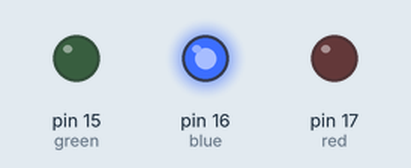
Bench run of a sketch on a simulated Arduino Mega 2560, built with avr-gcc and run on an emulated ATmega2560. Shown: output pins drawn as LEDs (lit = HIGH).

Above: at 0.5 s.
At 1.5 s:
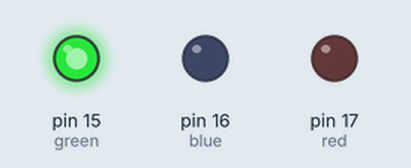
At 5.5 s:
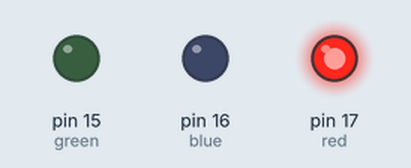
Timing chart, 0 to 6.9 s (numbered marks = the images above):
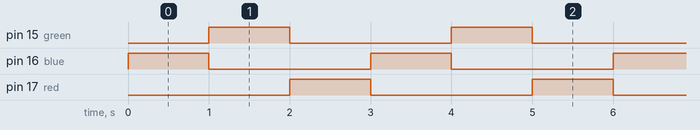

The sketch:

LED.ino
```cpp
/*LED Test
 * Regan Bragg, Cassidy Correll, Charlotte Rogerson
 * May 5, 2021
 *
 * Tests the LED by changing the light from blue to green to red
 */

int blue = 16;
int green = 15;
int red = 17;

void setup() {
  Serial.begin(115200);
}

void loop() {
  // The LED will change between blue, green, and red
  analogWrite(blue, 255);
  analogWrite(green, 0);
  analogWrite(red, 0);

  delay(1000);

  analogWrite(blue, 0);
  analogWrite(green, 255);
  analogWrite(red, 0);

  delay(1000);

  analogWrite(blue, 0);
  analogWrite(green, 0);
  analogWrite(red, 255);

  delay(1000);

}
```

Measured:
- by itself, pin 15 (green), pin 16 (blue), pin 17 (red): alternates HIGH for 1.0 s and LOW for 2.0 s
- by itself, everything shown: repeats every 3.0 s, in 3 steps
